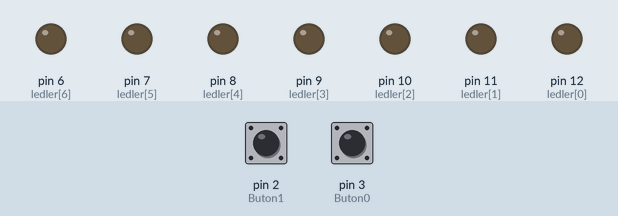
The sketch below on a simulated Arduino Uno, built with avr-gcc and run on an emulated ATmega328P. Parts: output pins drawn as LEDs (lit = HIGH). Dashed ring = blinking. Inputs (shaded band) come from the test bench; at power-on: pin 2 (Buton1) LOW, pin 3 (Buton0) LOW.

Above: at 1.2 s.
1.3 s: pin 2 (Buton1) pulled HIGH for 1 s
At 1.47 s:
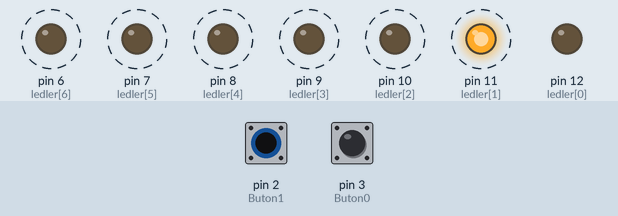
3.8 s: pin 3 (Buton0) pulled HIGH for 3.2 s
At 3.95 s:
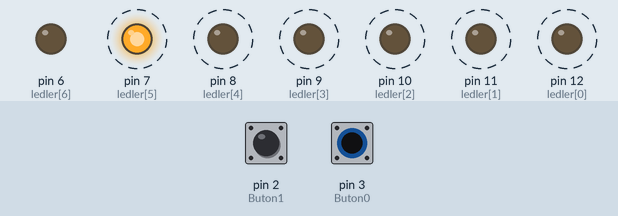
8.5 s: pin 2 (Buton1) pulled HIGH for 3.2 s
At 8.97 s:
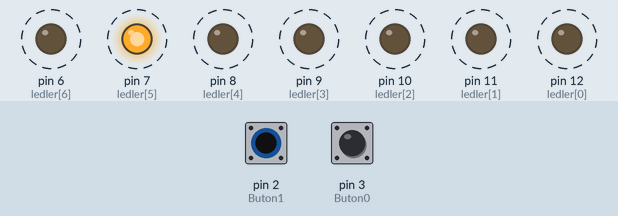
Timing chart, 0 to 13.2 s (numbered marks = the images above; inputs shaded):
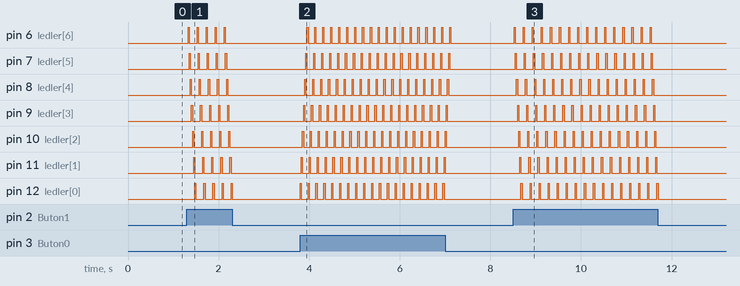

The sketch:

kodlar.ino
```cpp
#define Buton0 3  //butonların pinlerini tanımlıyoruz
#define Buton1 2  //


int ledler[] = {  //ledleri liste içerisinde pinlerini tanıtıyoz
  12,
  11,
  10,
  9,
  8,
  7,
  6

};


//// bize destek olmak için YOUTUBE videomuzu beğenip paylaşabilirsiniz

void setup()
{
  pinMode(Buton0, INPUT);  // butonları "giriş" olarak tanımlıyoruz
  pinMode(Buton1, INPUT);

  for (int i = 0; i < 7; i++) { //For döngüsünün 7 kez tekrarlanmasını istiyoruz.
    pinMode(ledler[i], OUTPUT); //i değişkenlerini "çıkış" olarak tanımlıyoruz.
  }
}
//// bu gibi projeleri yapmak için youtube kanalımıza abone olun
void loop()
{
  while(digitalRead(Buton0) == 1){  //burada while döngüsü içinde buton0 dan gelen veri 1 olduğunda çalışacak bloğu yazıyoruz
  for (int i = 0; i < 7; i++) {
    digitalWrite(ledler[i], HIGH);
    delay(25);  //************************burada delay komutuna sırası ile 25,35,45,65,75,85 yazıp deneyin
    digitalWrite(ledler[i], LOW);
  }
  }
  while(digitalRead(Buton1) == 1){
  for (int j = 7; j > -1; j--) {
    digitalWrite(ledler[j], HIGH);
    delay(25);  //************************burada delay komutuna sırası ile 25,35,45,65,75,85 yazıp deneyin
    digitalWrite(ledler[j], LOW);
  }
  }


}
```

Measured:
- after the input at 1.3 s, pin 6 (ledler[6]): alternates HIGH for 0.03 s and LOW for 0.18 s, 10 changes in all, then stays LOW, starting at once; pin 7 (ledler[5]): alternates HIGH for 0.03 s and LOW for 0.18 s, 10 changes in all, then stays LOW, starting after 0.05 s
- after the input at 3.8 s, pin 6 (ledler[6]): alternates HIGH for 0.03 s and LOW for 0.15 s, 38 changes in all, then stays LOW, starting after 0.15 s; pin 7 (ledler[5]): alternates HIGH for 0.03 s and LOW for 0.15 s, 38 changes in all, then stays LOW, starting after 0.13 s
- after the input at 8.5 s, pin 6 (ledler[6]): alternates HIGH for 0.03 s and LOW for 0.18 s, 32 changes in all, then stays LOW, starting at once; pin 7 (ledler[5]): alternates HIGH for 0.03 s and LOW for 0.18 s, 32 changes in all, then stays LOW, starting after 0.05 s
